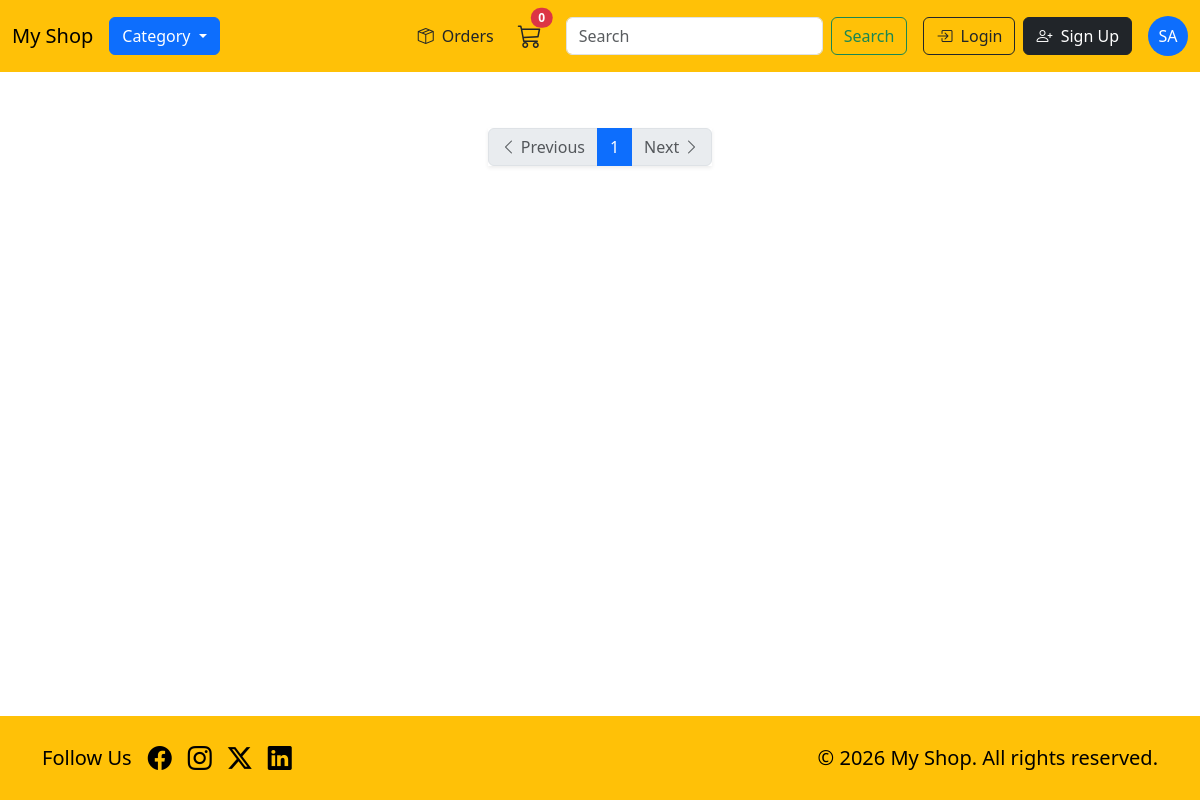
The page /home/categories/E on the database as committed earlier.
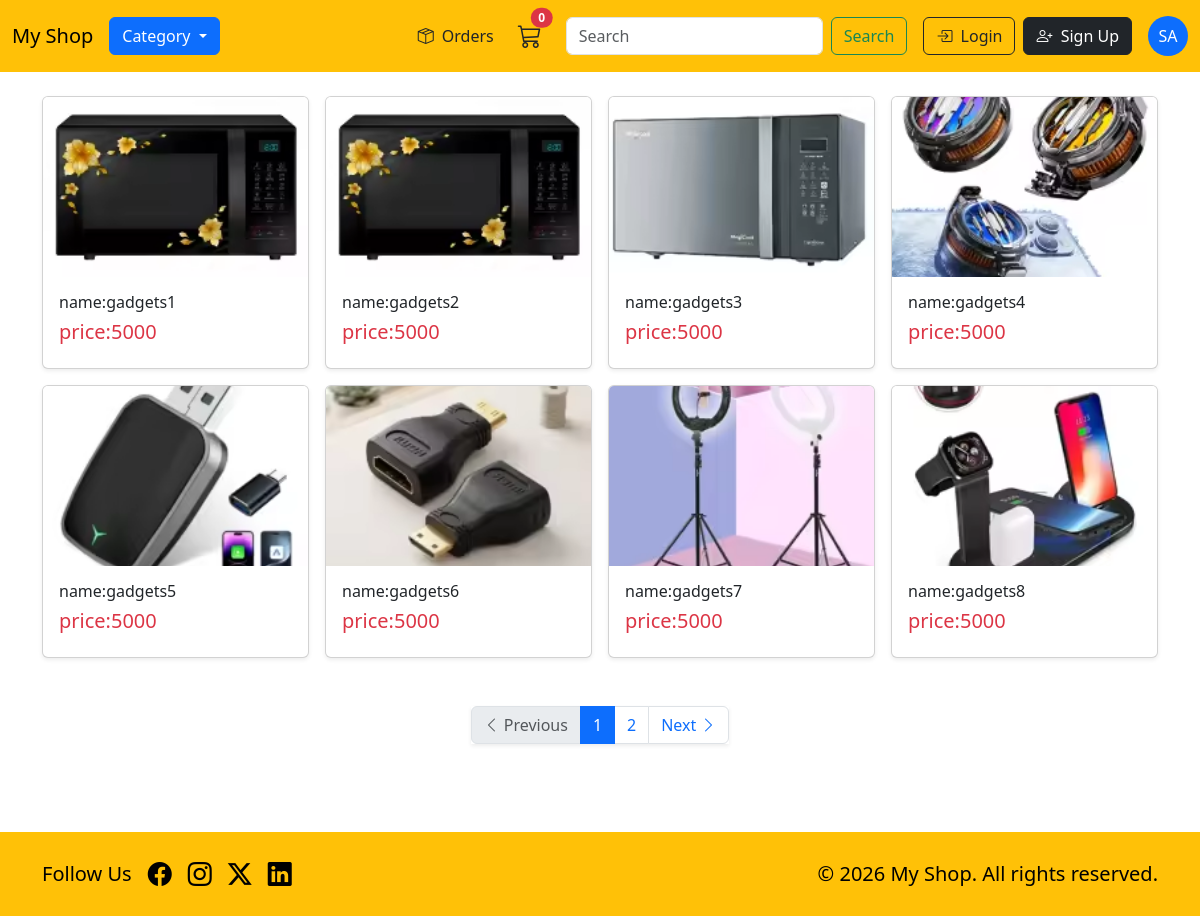
The same page on the database as committed later.
### products/models.py (models this page shows, shortened)
class product(models.Model):
    cate=[
        ('E','Electronics'),
        ('M','Makeup items'),
        ('V','Vehicles'),
        ('F','Foods'),
        ('C','Clothes'),
    ]
    name=models.CharField(max_length=20)
    price=models.IntegerField()
    description=models.CharField(max_length=500)
    image=models.ImageField(upload_to='photos/')
    quantity=models.IntegerField()
    category=models.CharField(choices=cate)
    random_order=models.FloatField(default=get_random_value,blank=True)

### core/views.py (the view)
# urls.py: path('categories/<str:cate>',views.categories,name='categories'),
def categories(request,cate):
    data=product.objects.filter(category=cate)
    value=page_inator(request,data)
    return render(request,'categories.html',{'data':value})

### core/context_processors.py (called while the page is built)
def count(request):
    if request.user.is_authenticated:
        value=cart.objects.filter(user=request.user).count()
        return {'count_data':value}
    else:
        return {'count_data':0}

### core/views.py (called while the page is built)
def page_inator(request,data):
    paginator=Paginator(data,8)
    page_number=request.GET.get('page')  # comes from ?page=2 in the URL
    obj=paginator.get_page(page_number)  #data related to that page number
    return obj

### core/templates/categories.html
{%extends 'base.html'%}
{%block body%}
<div class="container mt-4">
    <div class="row g-3">
{%for i in data%}
        <div class="col-6 col-md-4 col-lg-3">
    <a href="{%url 'details' i.id %}" class="text-decoration-none text-dark"232131>
            <div class="card h-100 shadow-sm">
                <img src="{{i.image.url}}"
                     class="card-img-top"
                     alt="Product"
                     style="height:180px; object-fit:cover;"
                     >
                <div class="card-body">
                    <h6 class="card-title">
                        name:{{i.name}}
                    </h6>
                    <h5 class="text-danger">
                        price:{{i.price}}
                    </h5>
                </div>
            </div>
            </a>
        </div>
        {%endfor%}
        <div class="d-flex justify-content-center mt-5">
    <nav aria-label="Page navigation">
        <ul class="pagination shadow-sm">
            {% if data.has_previous %}
                <li class="page-item">
                    <a class="page-link rounded-start"
                       href="?page={{ data.previous_page_number }}">
                        <i class="bi bi-chevron-left"></i> Previous
                    </a>
                </li>
            {% else %}
                <li class="page-item disabled">
                    <span class="page-link rounded-start">
                        <i class="bi bi-chevron-left"></i> Previous
                    </span>
                </li>
            {% endif %}
            {% for num in data.paginator.page_range %}
                {% if data.number == num %}
                    <li class="page-item active">
                        <span class="page-link">{{ num }}</span>
                    </li>
                {% elif num >= data.number|add:"-2" and num <= data.number|add:"2" %}
                    <li class="page-item">
                        <a class="page-link" href="?page={{ num }}">{{ num }}</a>
                    </li>
                {% endif %}
            {% endfor %}
            {% if data.has_next %}
                <li class="page-item">
                    <a class="page-link rounded-end"
                       href="?page={{ data.next_page_number }}">
                        Next <i class="bi bi-chevron-right"></i>
                    </a>
                </li>
            {% else %}
                <li class="page-item disabled">
                    <span class="page-link rounded-end">
                        Next <i class="bi bi-chevron-right"></i>
                    </span>
                </li>
            {% endif %}
        </ul>
    </nav>
</div>
             </div>
             </div>
{% endblock %}

### core/templates/base.html (shortened to what this page needs)
{%load static%}
<!DOCTYPE html>
<html lang="en">
<head>
    <link rel="stylesheet" href="{% static 'style.css' %}">
<link href="https://cdn.jsdelivr.net/npm/bootstrap@5.3.8/dist/css/bootstrap.min.css" rel="stylesheet">
<link rel="stylesheet" href="https://cdn.jsdelivr.net/npm/bootstrap-icons@1.13.1/font/bootstrap-icons.min.css">
</head>
<body class="d-flex flex-column min-vh-100">
    <link rel="stylesheet" href="https://cdnjs.cloudflare.com/ajax/libs/font-awesome/6.5.1/css/all.min.css">
<nav class="navbar navbar-expand-lg navbar-light sticky-top bg-warning py-3">
          <div class="container-fluid">
    <a class="navbar-brand" href="{%url 'home'%}">My Shop</a>
    <div class="collapse navbar-collapse" id="navbarSupportedContent">
      <ul class="navbar-nav me-auto mb-2 mb-lg-0">
       <div class="dropdown">
    <button
        class="btn btn-primary dropdown-toggle"
        type="button"
        data-bs-toggle="dropdown">
        Category
    </button>
</div>
      </ul>
   <a class="nav-link d-flex align-items-center gap-2 me-4" href="{%url 'order_list'%}">
    <i class="bi bi-box-seam"></i>
    <span>Orders</span>
</a>
<a href="{% url 'cart' %}" class="nav-link position-relative me-4">
    <i class="bi bi-cart3 fs-4"></i>
    <span class="position-absolute top-0 start-100 translate-middle badge rounded-pill bg-danger">
        {{count_data}}
    </span>
</a>
     <form method="GET" action="{% url 'search' %}" class="d-flex" role="search">
    <input class="form-control me-2" type="search" value="{{ request.GET.query }}" name="query" placeholder="Search" aria-label="Search" oninput="checkCleared(this)"/>
    <button class="btn btn-outline-success" type="submit">Search</button>
</form>
    </div>
    {%if not user.is_authenticated%}
    <a href="{%url 'account_login'%}" class="btn btn-outline-dark ms-3">
    <i class="bi bi-box-arrow-in-right me-1"></i>
    Login
</a>
<a href="{%url 'account_signup'%}" class="btn btn-dark ms-2">
    <i class="bi bi-person-plus me-1"></i>
    Sign Up
</a>
{%else%}
<a href="{%url 'account_logout'%}" class="btn btn-dark ms-2">
    <i class="bi bi-person-plus me-1"></i>
    Log Out
</a>
{%endif%}
 <div class="dropdown ms-3">
    <a href="#" class="text-decoration-none" data-bs-toggle="dropdown">
        <div
            class="rounded-circle bg-primary text-white d-flex align-items-center justify-content-center"
            style="width:40px; height:40px;"
        >
            SA
        </div>
    </a>
</div>
  </div>
</nav>
<main class="flex-grow-1">
    {% block body %}
    {% endblock %}
  </main>
<br>
<br>
<br>
 <footer class="bg-warning text-black p-4">
    <div class="container">
        <div class="d-flex justify-content-between align-items-center">
            <div class="d-flex align-items-center">
                <h5 class="mb-0 me-3">Follow Us</h5>
                <a href="https://www.facebook.com/samir.aryal.94" class="text-black fs-4 me-3">
                    <i class="bi bi-facebook"></i>
                </a>
                <a href="https://www.instagram.com/aryal__samir90/" class="text-black fs-4 me-3">
                    <i class="bi bi-instagram"></i>
                </a>
                <a href="https://x.com/aryalsamir7" class="text-black fs-4 me-3">
                    <i class="bi bi-twitter-x"></i>
                </a>
                <a href="https://www.linkedin.com/" class="text-black fs-4">
                    <i class="bi bi-linkedin"></i>
                </a>
            </div>
            <h5 class="mb-0">&copy; 2026 My Shop. All rights reserved.</h5>
        </div>
    </div>
</footer>
    </body>
    </html>

Rows that differ between the two databases and show on the page:
added product: image (picture), name "gadgets1", price "5000"
added product: image (picture), name "gadgets2", price "5000"
added product: image (picture), name "gadgets3", price "5000"
added product: image (picture), name "gadgets4", price "5000"
added product: image (picture), name "gadgets5", price "5000"
added product: image (picture), name "gadgets6", price "5000"
added product: image (picture), name "gadgets7", price "5000"
added product: image (picture), name "gadgets8", price "5000"
Other text that changed with them:
new list line: "2"
